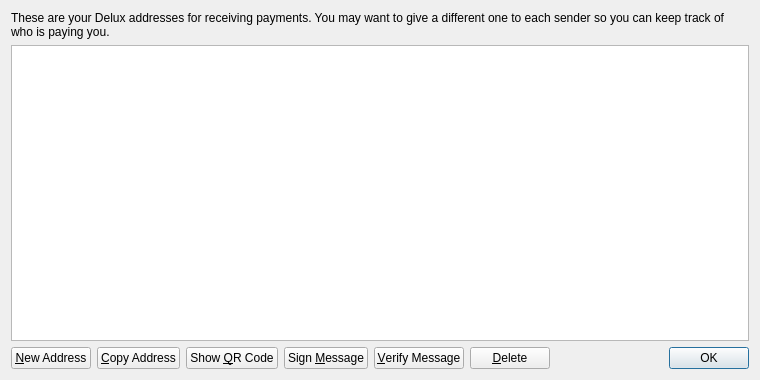
<?xml version="1.0" encoding="UTF-8"?>
<ui version="4.0">
 <class>AddressBookPage</class>
 <widget class="QWidget" name="AddressBookPage">
  <property name="geometry">
   <rect>
    <x>0</x>
    <y>0</y>
    <width>760</width>
    <height>380</height>
   </rect>
  </property>
  <property name="windowTitle">
   <string>Address Book</string>
  </property>
  <layout class="QVBoxLayout" name="verticalLayout">
   <item>
    <widget class="QLabel" name="labelExplanation">
     <property name="text">
      <string>These are your Delux addresses for receiving payments. You may want to give a different one to each sender so you can keep track of who is paying you.</string>
     </property>
     <property name="textFormat">
      <enum>Qt::PlainText</enum>
     </property>
     <property name="wordWrap">
      <bool>true</bool>
     </property>
    </widget>
   </item>
   <item>
    <widget class="QTableView" name="tableView">
     <property name="contextMenuPolicy">
      <enum>Qt::CustomContextMenu</enum>
     </property>
     <property name="toolTip">
      <string>Double-click to edit address or label</string>
     </property>
     <property name="tabKeyNavigation">
      <bool>false</bool>
     </property>
     <property name="selectionMode">
      <enum>QAbstractItemView::SingleSelection</enum>
     </property>
     <property name="selectionBehavior">
      <enum>QAbstractItemView::SelectRows</enum>
     </property>
     <property name="sortingEnabled">
      <bool>true</bool>
     </property>
     <attribute name="verticalHeaderVisible">
      <bool>false</bool>
     </attribute>
    </widget>
   </item>
   <item>
    <layout class="QHBoxLayout" name="horizontalLayout">
     <item>
      <widget class="QPushButton" name="newAddressButton">
       <property name="toolTip">
        <string>Create a new address</string>
       </property>
       <property name="text">
        <string>&amp;New Address</string>
       </property>
      </widget>
     </item>
     <item>
      <widget class="QPushButton" name="copyToClipboard">
       <property name="toolTip">
        <string>Copy the currently selected address to the system clipboard</string>
       </property>
       <property name="text">
        <string>&amp;Copy Address</string>
       </property>
      </widget>
     </item>
     <item>
      <widget class="QPushButton" name="showQRCode">
       <property name="text">
        <string>Show &amp;QR Code</string>
       </property>
      </widget>
     </item>
     <item>
      <widget class="QPushButton" name="signMessage">
       <property name="toolTip">
        <string>Sign a message to prove you own a Delux address</string>
       </property>
       <property name="text">
        <string>Sign &amp;Message</string>
       </property>
      </widget>
     </item>
     <item>
      <widget class="QPushButton" name="verifyMessage">
       <property name="toolTip">
        <string>Verify a message to ensure it was signed with a specified Delux address</string>
       </property>
       <property name="text">
        <string>&amp;Verify Message</string>
       </property>
      </widget>
     </item>
     <item>
      <widget class="QPushButton" name="deleteButton">
       <property name="toolTip">
        <string>Delete the currently selected address from the list</string>
       </property>
       <property name="text">
        <string>&amp;Delete</string>
       </property>
      </widget>
     </item>
     <item>
      <spacer name="horizontalSpacer">
       <property name="orientation">
        <enum>Qt::Horizontal</enum>
       </property>
       <property name="sizeHint" stdset="0">
        <size>
         <width>40</width>
         <height>20</height>
        </size>
       </property>
      </spacer>
     </item>
     <item>
      <widget class="QDialogButtonBox" name="buttonBox">
       <property name="sizePolicy">
        <sizepolicy hsizetype="Maximum" vsizetype="Fixed">
         <horstretch>0</horstretch>
         <verstretch>0</verstretch>
        </sizepolicy>
       </property>
       <property name="standardButtons">
        <set>QDialogButtonBox::Ok</set>
       </property>
      </widget>
     </item>
    </layout>
   </item>
  </layout>
 </widget>
 <resources>
  <include location="../bitcoin.qrc"/>
 </resources>
 <connections/>
</ui>
